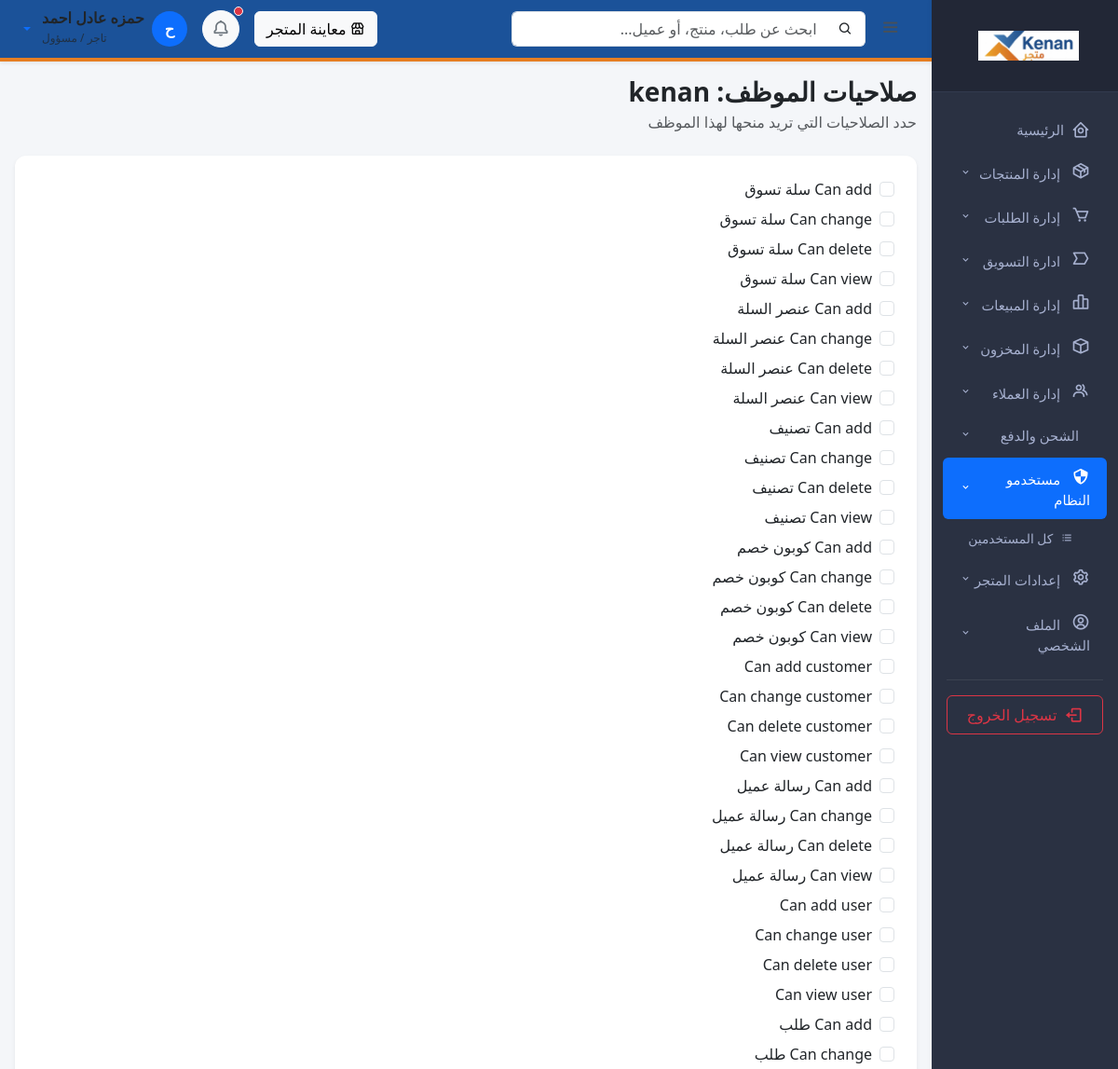
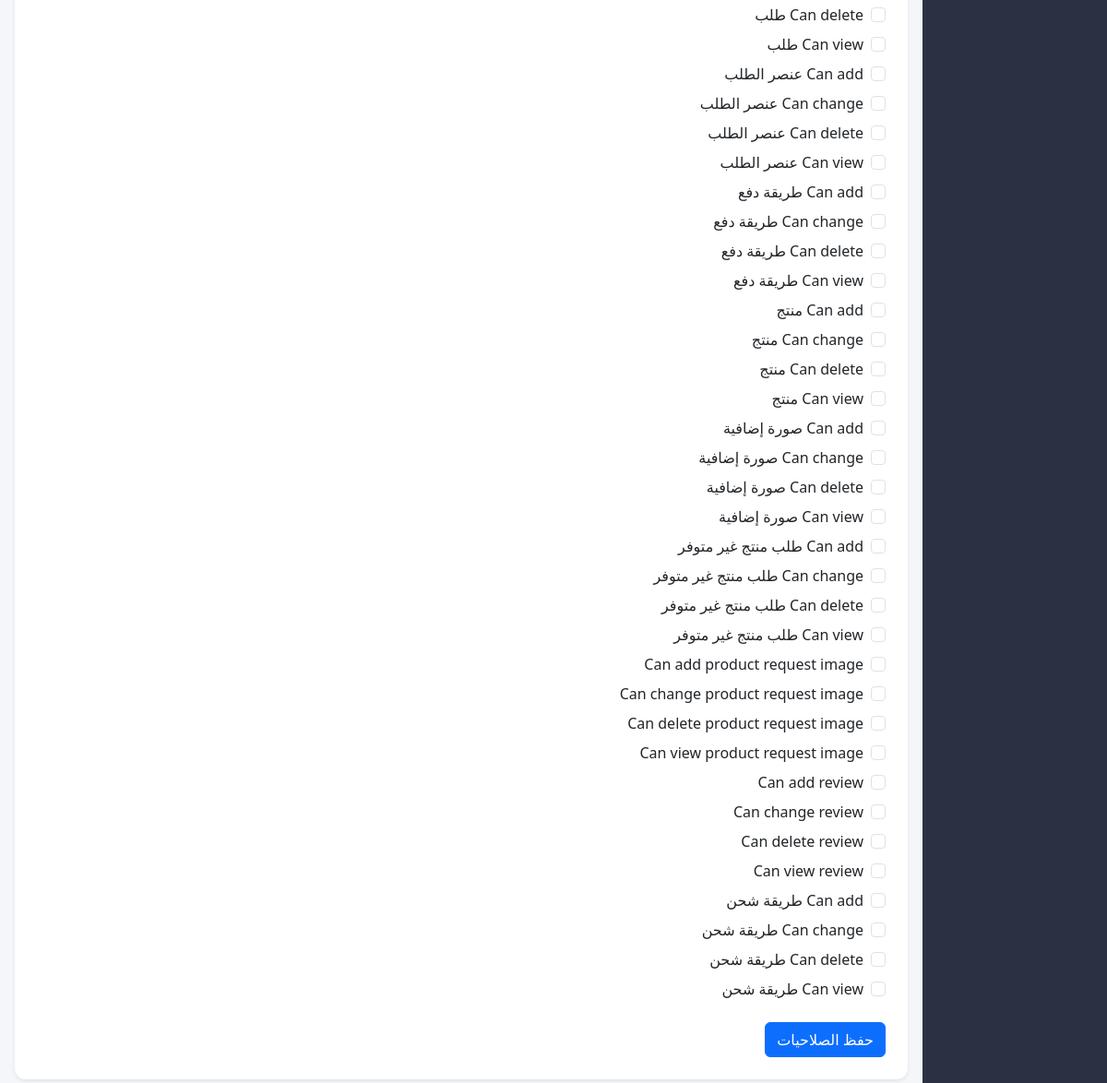
Screenshot of /merchant/staff/1/permissions/ (signed in) with the database file from the repository (2 pictures, top to bottom).
### shop/models/custom_user.py (models this page shows, shortened)
class CustomUser(AbstractUser):
    email =django.db.models.EmailField(unique=True,verbose_name="البريد الالكتروني")
    USERNAME_FIELD = 'email'
    REQUIRED_FIELDS = ['username']
    class Meta:
        verbose_name="مستخدم"
        verbose_name_plural="المستخدمون"

### shop/views/merchant/edit_staff_permissions.py (the view)
@staff_required
def edit_staff_permissions(request, user_id):
    staff_user = get_object_or_404(User, pk=user_id, is_staff=True)
    all_permissions = Permission.objects.filter(content_type__app_label='shop').select_related('content_type')
    if request.method == 'POST':
        selected_ids = request.POST.getlist('permissions')
        staff_user.user_permissions.set(selected_ids)
        return redirect('staff_user_list')
    current_permissions_ids = list(staff_user.user_permissions.values_list('id', flat=True))
    return render(request, 'shop/merchant/edit_staff_permissions.html', {
        'staff_user': staff_user,
        'all_permissions': all_permissions,
        'current_permissions_ids': current_permissions_ids,
    })

### shop/context_processors.py (called while the page is built)
def nav_categories(request):
    return {'nav_categories': Category.objects.filter(parent=None).prefetch_related('children')}

def cart_summary(request):
    cart_id = request.session.get('cart_id')
    cart = Cart.objects.filter(id=cart_id).first() if cart_id else None
    return {'cart_count': cart.get_total_items() if cart else 0}

### shop/views/merchant/staff_required.py (called while the page is built)
def staff_required(view_func):
    def check_user(user):
        return user.is_authenticated and user.is_staff
    decorated_view = user_passes_test(
        check_user,
        login_url='login',
        redirect_field_name=None
    )(view_func)
    return decorated_view

### shop/templates/shop/merchant/edit_staff_permissions.html (shortened to what this page needs)
{% extends 'admin/veltrix_base.html' %}
{% block content %}
<div class="d-flex justify-content-between align-items-center mb-4">
    <div>
        <h3 class="fw-bold mb-1">صلاحيات الموظف: {{ staff_user.username }}</h3>
        <p class="text-muted mb-0">حدد الصلاحيات التي تريد منحها لهذا الموظف</p>
    </div>
</div>
<div class="card border-0 shadow-sm rounded-3">
    <div class="card-body p-4">
        <form method="post">
            {% for perm in all_permissions %}
                <div class="form-check mb-2">
                    <input type="checkbox" class="form-check-input" name="permissions"
                        value="{{ perm.id }}" id="perm_{{ perm.id }}"
                        {% if perm.id in current_permissions_ids %}checked{% endif %}>
                    <label class="form-check-label" for="perm_{{ perm.id }}">
                        {{ perm.name }}
                    </label>
                </div>
            {% endfor %}
            <button type="submit" class="btn btn-primary mt-3">حفظ الصلاحيات</button>
        </form>
    </div>
</div>
{% endblock %}

### shop/templates/admin/veltrix_base.html (shortened to what this page needs)
{% load static %}
<!DOCTYPE html>
<html lang="ar" dir="rtl">
<head>
    <link rel="stylesheet" href="https://cdn.jsdelivr.net/npm/bootstrap@5.3.2/dist/css/bootstrap.rtl.min.css">
    <link rel="stylesheet" href="https://cdn.jsdelivr.net/npm/boxicons@2.1.4/css/boxicons.min.css">
    <link rel="stylesheet" href="https://cdn.jsdelivr.net/npm/sweetalert2@11/dist/sweetalert2.min.css">
</head>
<body>
<div class="container-fluid">
    <div class="row">
        <div class="col-md-3 col-lg-2 p-0 sidebar d-none d-md-block" id="mainSidebar">
            <div class="sidebar-brand text-center">
                <a href="{% url 'merchant_dashboard' %}" class="text-decoration-none d-flex align-items-center justify-content-center">
                    <img src="{% static 'shop/images/kenan_logo.png' %}" alt="متجر كنان" class="img-fluid me-2" onerror="this.style.display='none'; document.getElementById('alt-brand-text').style.display='inline-block';">
                </a>
            </div>
            <div class="py-3">
                <a href="{% url 'merchant_dashboard' %}" class="{% if request.resolver_match.url_name == 'merchant_dashboard' %}active{% endif %}">
                    <i class="bx bx-home-circle me-2 fs-5"></i> <span class="nav-text">الرئيسية</span>
                </a>
                <div class="nav-item-dropdown">
                    <a class="{% if 'product' in request.resolver_match.url_name or 'categor' in request.resolver_match.url_name %}active{% endif %}"
                       data-bs-toggle="collapse" href="#productsSubMenu" role="button"
                       aria-expanded="{% if 'product' in request.resolver_match.url_name %}true{% else %}false{% endif %}" aria-controls="productsSubMenu">
                        <span><i class="bx bx-package me-2 fs-5"></i> <span class="nav-text">إدارة المنتجات</span></span>
                        <i class="bx bx-chevron-down small"></i>
                    </a>
                </div>
                <div class="nav-item-dropdown">
                    <a class="{% if 'order' in request.resolver_match.url_name %}active{% endif %}"
                       data-bs-toggle="collapse" href="#ordersSubMenu" role="button"
                       aria-expanded="{% if 'order' in request.resolver_match.url_name %}true{% else %}false{% endif %}" aria-controls="ordersSubMenu">
                        <span><i class="bx bx-cart me-2 fs-5"></i> <span class="nav-text">إدارة الطلبات</span></span>
                        <i class="bx bx-chevron-down small"></i>
                    </a>
                </div>
                <div class="nav-item-dropdown">
                    <a class="{% if 'coupon' in request.resolver_match.url_name %}active{% endif %}"
                       data-bs-toggle="collapse" href="#marketingSubMenu" role="button"
                       aria-expanded="{% if 'coupon' in request.resolver_match.url_name %}true{% else %}false{% endif %}" aria-controls="marketingSubMenu">
                        <span><i class="bx bx-tag-alt me-2 fs-5"></i> <span class="nav-text">ادارة التسويق</span></span>
                        <i class="bx bx-chevron-down small"></i>
                    </a>
                </div>
                <div class="nav-item-dropdown">
                    <a class="{% if 'sales' in request.resolver_match.url_name %}active{% endif %}"
                       data-bs-toggle="collapse" href="#salesSubMenu" role="button"
                       aria-expanded="{% if 'sales' in request.resolver_match.url_name %}true{% else %}false{% endif %}" aria-controls="salesSubMenu">
                        <span><i class="bx bx-bar-chart-alt-2 me-2 fs-5"></i> <span class="nav-text">إدارة المبيعات</span></span>
                        <i class="bx bx-chevron-down small"></i>
                    </a>
                </div>
                <div class="nav-item-dropdown">
                    <a class="{% if 'inventory' in request.resolver_match.url_name %}active{% endif %}"
                       data-bs-toggle="collapse" href="#inventorySubMenu" role="button"
                       aria-expanded="{% if 'inventory' in request.resolver_match.url_name %}true{% else %}false{% endif %}" aria-controls="inventorySubMenu">
                        <span><i class="bx bx-cube me-2 fs-5"></i> <span class="nav-text">إدارة المخزون</span></span>
                        <i class="bx bx-chevron-down small"></i>
                    </a>
                </div>
                <div class="nav-item-dropdown">
                    <a class="{% if 'customer' in request.resolver_match.url_name %}active{% endif %}"
                       data-bs-toggle="collapse" href="#customersSubMenu" role="button"
                       aria-expanded="{% if 'customer' in request.resolver_match.url_name %}true{% else %}false{% endif %}" aria-controls="customersSubMenu">
                        <span><i class="bx bx-group me-2 fs-5"></i> <span class="nav-text">إدارة العملاء</span></span>
                        <i class="bx bx-chevron-down small"></i>
                    </a>
                </div>
                <div class="nav-item-dropdown">
                    <a class="{% if 'shipping' in request.resolver_match.url_name or 'payment' in request.resolver_match.url_name %}active{% endif %}"
                       data-bs-toggle="collapse" href="#shippingPaymentSubMenu" role="button"
                       aria-expanded="{% if 'shipping' in request.resolver_match.url_name or 'payment' in request.resolver_match.url_name %}true{% else %}false{% endif %}" aria-controls="shippingPaymentSubMenu">
                        <span> <span class="nav-text">الشحن والدفع</span></span>
                        <i class="bx bx-chevron-down small"></i>
                    </a>
                </div>
                <div class="nav-item-dropdown">
                    <a class="{% if 'staff' in request.resolver_match.url_name %}active{% endif %}"
                       data-bs-toggle="collapse" href="#staffSubMenu" role="button"
                       aria-expanded="{% if 'staff' in request.resolver_match.url_name %}true{% else %}false{% endif %}" aria-controls="staffSubMenu">
                        <span><i class="bx bx-shield-quarter me-2 fs-5"></i> <span class="nav-text">مستخدمو النظام</span></span>
                        <i class="bx bx-chevron-down small"></i>
                    </a>
                    <div class="collapse submenu {% if 'staff' in request.resolver_match.url_name %}show{% endif %}" id="staffSubMenu">
                        <a href="{% url 'staff_user_list' %}" class="{% if request.resolver_match.url_name == 'staff_user_list' %}text-white fw-bold{% endif %}">
                            <i class="bx bx-list-ul me-2"></i> كل المستخدمين
                        </a>
                    </div>
                </div>
                <div class="nav-item-dropdown">
                    <a class="{% if request.resolver_match.url_name == 'store_settings' %}active{% endif %}"
                       data-bs-toggle="collapse" href="#settingsSubMenu" role="button" aria-expanded="false" aria-controls="settingsSubMenu">
                        <span><i class="bx bx-cog me-2 fs-5"></i> <span class="nav-text">إعدادات المتجر</span></span>
                        <i class="bx bx-chevron-down small"></i>
                    </a>
                </div>
                <div class="nav-item-dropdown">
                    <a class="{% if request.resolver_match.url_name == 'customer_profile' %}active{% endif %}"
                       data-bs-toggle="collapse" href="#profileSubMenu" role="button" aria-expanded="false" aria-controls="profileSubMenu">
                        <span><i class="bx bx-user-circle me-2 fs-5"></i> <span class="nav-text">الملف الشخصي</span></span>
                        <i class="bx bx-chevron-down small"></i>
                    </a>
                </div>
                <hr class="border-secondary mx-3 my-3">
                <form action="{% url 'logout' %}" method="post" class="px-3">
                    <button type="submit" class="btn btn-outline-danger w-100 d-flex align-items-center justify-content-center py-2" style="border-radius: 6px;">
                        <i class="bx bx-log-out me-2 fs-5"></i> <span class="nav-text">تسجيل الخروج</span>
                    </button>
                </form>
            </div>
        </div>
        <div class="col-md-9 col-lg-10 p-0 main-content" id="mainContent">
            <div class="topbar d-flex justify-content-between align-items-center shadow-sm">
                <div class="d-flex align-items-center gap-2 flex-grow-1">
                    <button class="sidebar-toggle-btn" id="sidebarToggleBtn" title="طي/توسيع القائمة">
                        <i class="bx bx-menu"></i>
                    </button>
                    <form class="global-search flex-grow-1" method="get" action="{% url 'live_search' %}">
                        <div class="input-group">
                            <span class="input-group-text bg-white border-end-0"><i class="bx bx-search"></i></span>
                            <input type="text" name="q" class="form-control border-start-0" placeholder="ابحث عن طلب، منتج، أو عميل...">
                        </div>
                    </form>
                </div>
                <div class="d-flex align-items-center gap-3">
                    <a href="{% url 'home' %}" target="_blank" class="btn btn-light d-flex align-items-center gap-1">
                        <i class="bx bx-store"></i> <span class="d-none d-lg-inline">معاينة المتجر</span>
                    </a>
                    <div class="dropdown">
                        <button class="btn btn-light position-relative rounded-circle p-2" type="button" data-bs-toggle="dropdown" aria-expanded="false" style="width: 40px; height: 40px;">
                            <i class="bx bx-bell fs-5 text-secondary"></i>
                            <span class="position-absolute top-0 start-0 translate-middle p-1 bg-danger border border-light rounded-circle">
                            </span>
                        </button>
                    </div>
                    <div class="dropdown">
                        <a href="#" class="d-flex align-items-center text-decoration-none dropdown-toggle gap-2" id="profileDropdown" data-bs-toggle="dropdown" aria-expanded="false">
                            <div class="avatar-circle">{{ request.user.first_name|default:request.user.username|slice:":1"|upper }}</div>
                            <div class="text-end d-none d-sm-block">
                                <span class="d-block fw-bold text-dark lh-1">{{ request.user.first_name|default:request.user.username }}</span>
                                <small class="text-muted" style="font-size: 0.75rem;">تاجر / مسؤول</small>
                            </div>
                        </a>
                    </div>
                </div>
            </div>
            <div class="p-3">
                {% block content %}{% endblock %}
            </div>
        </div>
    </div>
</div>
</body>
</html>

### shop/templates/admin/veltrix_base.html (style rules this page uses)
body { font-family: 'Segoe UI', Tahoma, Geneva, Verdana, sans-serif; background-color: #f4f6f9; }
.card { border: none; border-radius: 12px !important; box-shadow: 0 0.75rem 1.5rem rgba(18,38,63,.03); transition: transform 0.2s ease, box-shadow 0.2s ease; }
.sidebar { min-height: 100vh; background: #2a3142; color: #a6b0cf; box-shadow: 2px 0 10px rgba(0,0,0,0.05); position: sticky; top: 0; transition: width 0.25s ease; overflow-x: hidden; }
.sidebar-brand { padding: 1.25rem 1rem; background: #222736; border-bottom: 1px solid #323a4e; }
.sidebar-brand img { max-height: 40px; object-fit: contain; }
.sidebar a, .sidebar .dropdown-item { color: #a6b0cf; text-decoration: none; padding: 10px 18px; display: flex; align-items: center; border-radius: 6px; margin: 3px 12px; transition: all 0.25s ease; font-weight: 500; font-size: 0.92rem; cursor: pointer; background: transparent; border: none; }
.sidebar a:hover, .sidebar a.active, .sidebar .dropdown-item:hover { background: #323a4e; color: #ffffff; }
.sidebar a.active { background-color: #0d6efd; color: #fff; }
.nav-item-dropdown > a { justify-content: space-between; }
.submenu { padding-right: 1.25rem; margin-top: 2px; }
.submenu a, .submenu .dropdown-item { font-size: 0.86rem; padding: 8px 16px; margin: 1px 12px; display: flex; align-items: center; }
.topbar { background: #1b5299; border-bottom: 4px solid #e67e22; padding: 10px 25px; }
.sidebar-toggle-btn { background: transparent; border: none; font-size: 1.4rem; color: #495057; cursor: pointer; padding: 4px 8px; }
.global-search { max-width: 380px; }
.avatar-circle { width: 38px; height: 38px; background-color: #0d6efd; color: white; border-radius: 50%; display: flex; align-items: center; justify-content: center; font-weight: bold; }

### rows the page displays
CustomUser: user.first_name "ح", user.first_name "حمزه عادل احمد"
CustomUser: username "kenan"

### other values shown
{{ perm.name }} "Can add سلة تسوق"
{{ perm.name }} "Can change سلة تسوق"
{{ perm.name }} "Can delete سلة تسوق"
{{ perm.name }} "Can view سلة تسوق"
{{ perm.name }} "Can add عنصر السلة"
{{ perm.name }} "Can change عنصر السلة"
{{ perm.name }} "Can delete عنصر السلة"
{{ perm.name }} "Can view عنصر السلة"
{{ perm.name }} "Can add تصنيف"
{{ perm.name }} "Can change تصنيف"
{{ perm.name }} "Can delete تصنيف"
{{ perm.name }} "Can view تصنيف"
{{ perm.name }} "Can add كوبون خصم"
{{ perm.name }} "Can change كوبون خصم"
{{ perm.name }} "Can delete كوبون خصم"
